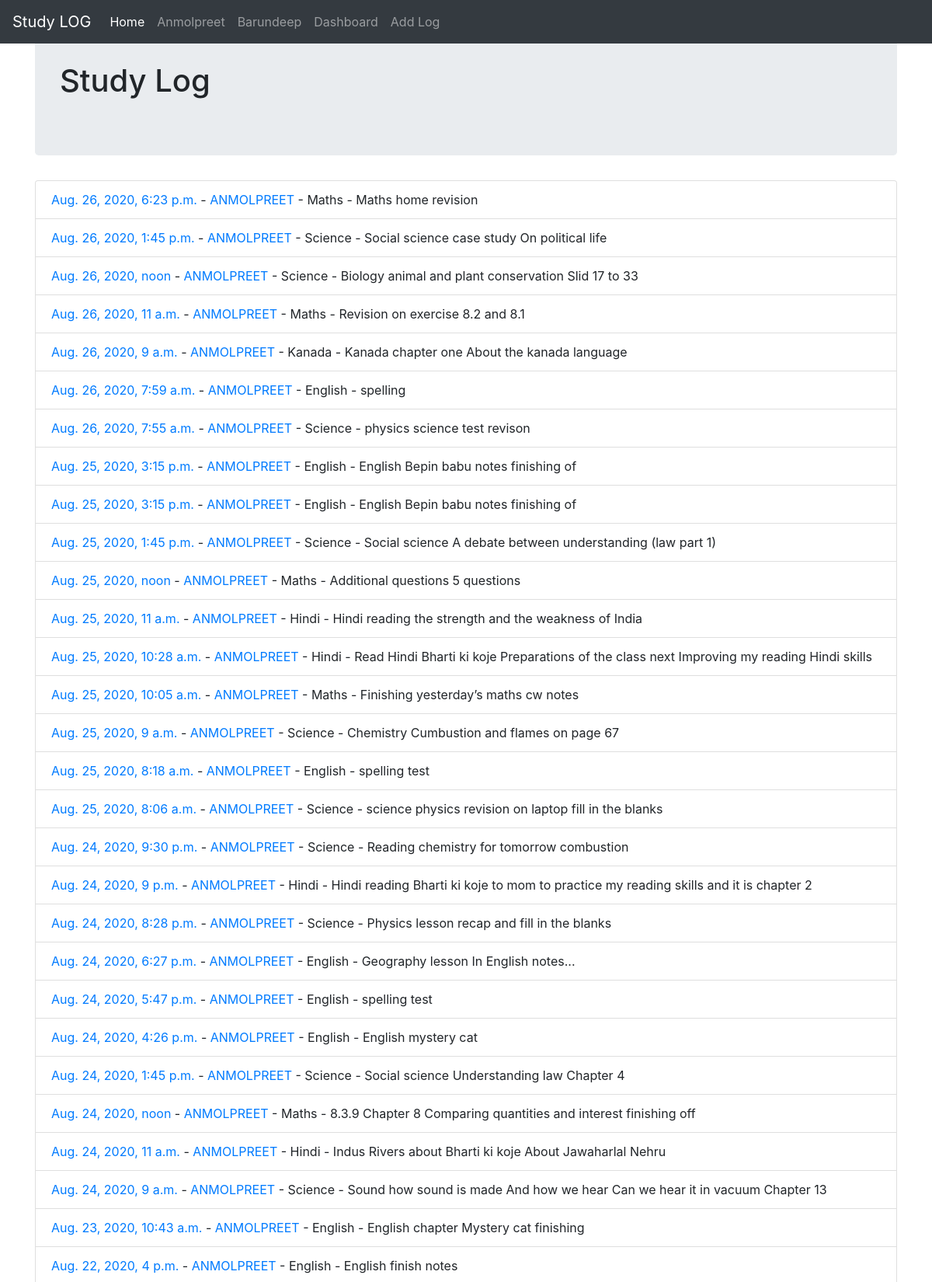
Page /Anmolpreet (upper part) on the committed database.
### study/models.py (models this page shows, shortened)
class StudyLog(models.Model):
    subject = models.ForeignKey(Subject, on_delete=models.CASCADE)
    user = models.CharField(max_length=40)
    date = models.DateTimeField(default=timezone.now)
    update_date = models.DateTimeField(auto_now=True)
    description = models.TextField(max_length=300)
    next_review_date = models.DateTimeField(default=days_hence)
    def get_absolute_url(self):
        return reverse('update-view', args=[str(self.id)])
    def get_user_url(self):
        return reverse('user-view', args=[str(self.user)])

class Subject(models.Model):
    name = models.CharField(max_length=50)
    def __str__(self):
        return self.name

### study/views.py (the view)
# urls.py: path('<str:user>', views.UserListView.as_view(), name="user-view"),
class UserListView(ListView):
    model = StudyLog
    template_name = "study/index.html"
    def get_queryset(self):
        user = self.kwargs['user']
        return StudyLog.objects.filter(user__iexact=user).order_by('-date')

### study/templates/study/index.html (shortened to what this page needs)
{% extends 'base.html' %}
{% block content %}
<div class="jumbotron">
<h1>Study Log</h1>
</div>
<ul class="list-group">
{% for object in object_list %}
<li class="list-group-item"><a href="{{ object.get_absolute_url }}">{{object.date}} </a>
    - <a href="{{ object.get_user_url }}"> {{object.user|upper}}</a> - {{object.subject}}  - {{object.description}} </li>
{% endfor %}
</ul>
{% endblock content %}

### rows in the picture
StudyLog: date "Aug. 26, 2020, 6:23 p.m.", user "ANMOLPREET", subject "Maths", description "Maths home revision"
StudyLog: date "Aug. 26, 2020, 1:45 p.m.", user "ANMOLPREET", subject "Science", description "Social science case study On political life"
StudyLog: date "Aug. 26, 2020, noon", user "ANMOLPREET", subject "Science", description "Biology animal and plant conservation Slid 17 to 33"
StudyLog: date "Aug. 26, 2020, 11 a.m.", user "ANMOLPREET", subject "Maths", description "Revision on exercise 8.2 and 8.1"
StudyLog: date "Aug. 26, 2020, 9 a.m.", user "ANMOLPREET", subject "Kanada", description "Kanada chapter one About the kanada language"
StudyLog: date "Aug. 26, 2020, 7:59 a.m.", user "ANMOLPREET", subject "English", description "spelling"
StudyLog: date "Aug. 26, 2020, 7:55 a.m.", user "ANMOLPREET", subject "Science", description "physics science test revison"
StudyLog: date "Aug. 25, 2020, 3:15 p.m.", user "ANMOLPREET", subject "English", description "English Bepin babu notes finishing of"
StudyLog: date "Aug. 25, 2020, 3:15 p.m.", user "ANMOLPREET", subject "English", description "English Bepin babu notes finishing of"
StudyLog: date "Aug. 25, 2020, 1:45 p.m.", user "ANMOLPREET", subject "Science", description "Social science A debate between understanding (law part 1)"
StudyLog: date "Aug. 25, 2020, noon", user "ANMOLPREET", subject "Maths", description "Additional questions 5 questions"
StudyLog: date "Aug. 25, 2020, 11 a.m.", user "ANMOLPREET", subject "Hindi", description "Hindi reading the strength and the weakness of India"
StudyLog: date "Aug. 25, 2020, 10:28 a.m.", user "ANMOLPREET", subject "Hindi", description "Read Hindi Bharti ki koje Preparations of the class next Improving my reading Hindi skills"
StudyLog: date "Aug. 25, 2020, 10:05 a.m.", user "ANMOLPREET", subject "Maths", description "Finishing yesterday’s maths cw notes"
StudyLog: date "Aug. 25, 2020, 9 a.m.", user "ANMOLPREET", subject "Science", description "Chemistry Cumbustion and flames on page 67"
StudyLog: date "Aug. 25, 2020, 8:18 a.m.", user "ANMOLPREET", subject "English", description "spelling test"
StudyLog: date "Aug. 25, 2020, 8:06 a.m.", user "ANMOLPREET", subject "Science", description "science physics revision on laptop fill in the blanks"
StudyLog: date "Aug. 24, 2020, 9:30 p.m.", user "ANMOLPREET", subject "Science", description "Reading chemistry for tomorrow combustion"
StudyLog: date "Aug. 24, 2020, 9 p.m.", user "ANMOLPREET", subject "Hindi", description "Hindi reading Bharti ki koje to mom to practice my reading skills and it is chapter 2"
StudyLog: date "Aug. 24, 2020, 8:28 p.m.", user "ANMOLPREET", subject "Science", description "Physics lesson recap and fill in the blanks"
StudyLog: date "Aug. 24, 2020, 6:27 p.m.", user "ANMOLPREET", subject "English", description "Geography lesson In English notes..."
StudyLog: date "Aug. 24, 2020, 5:47 p.m.", user "ANMOLPREET", subject "English", description "spelling test"
StudyLog: date "Aug. 24, 2020, 4:26 p.m.", user "ANMOLPREET", subject "English", description "English mystery cat"
StudyLog: date "Aug. 24, 2020, 1:45 p.m.", user "ANMOLPREET", subject "Science", description "Social science Understanding law Chapter 4"
StudyLog: date "Aug. 24, 2020, noon", user "ANMOLPREET", subject "Maths", description "8.3.9 Chapter 8 Comparing quantities and interest finishing off"
StudyLog: date "Aug. 24, 2020, 11 a.m.", user "ANMOLPREET", subject "Hindi", description "Indus Rivers about Bharti ki koje About Jawaharlal Nehru"
StudyLog: date "Aug. 24, 2020, 9 a.m.", user "ANMOLPREET", subject "Science", description "Sound how sound is made And how we hear Can we hear it in vacuum Chapter 13"
StudyLog: date "Aug. 23, 2020, 10:43 a.m.", user "ANMOLPREET", subject "English", description "English chapter Mystery cat finishing"
StudyLog: date "Aug. 22, 2020, 4 p.m.", user "ANMOLPREET", subject "English", description "English finish notes"
